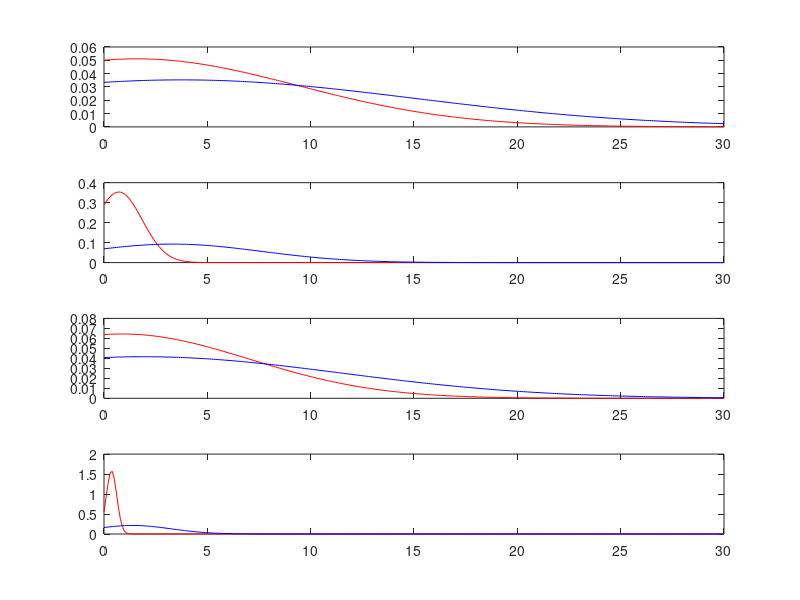

The MATLAB script that drew this image:
close all;
clear all;
clc;
pkg load statistics

Igr_mu1 = 1.580949;
Igr_sig1 = 7.80735;
Igo_mu1 = 3.738155;
Igo_sig1 = 11.301066;

Igr_mu2 = 0.718212;
Igr_sig2 = 1.1289;
Igo_mu2 = 3.316296;
Igo_sig2 = 4.308552;

Igr_mu3 = 0.867885;
Igr_sig3 = 6.194801;
Igo_mu3 = 1.908831;
Igo_sig3 = 9.587354;

Igr_mu4 = 0.364843;
Igr_sig4 = 0.251799;
Igo_mu4 = 1.381927;
Igo_sig4 = 1.865216;


Igr1 = 0:0.1:30;
perc1 = normpdf(Igr1,Igr_mu1,Igr_sig1);
perc10 = normpdf(Igr1,Igo_mu1,Igo_sig1);

Igr2 = 0:0.1:30;
perc2 = normpdf(Igr2,Igr_mu2,Igr_sig2);
perc20 = normpdf(Igr2,Igo_mu2,Igo_sig2);

Igr3 = 0:0.1:30;
perc3 = normpdf(Igr3,Igr_mu3,Igr_sig3);
perc30 = normpdf(Igr3,Igo_mu3,Igo_sig3);

Igr4 = 0:0.1:30;
perc4 = normpdf(Igr4,Igr_mu4,Igr_sig4);
perc40 = normpdf(Igr4,Igo_mu4,Igo_sig4);

figure(1);
subplot(4,1,1);
plot(Igr1,perc1,'r',Igr1,perc10,'b');
subplot(4,1,2);
plot(Igr2,perc2,'r',Igr2,perc20,'b');
subplot(4,1,3);
plot(Igr3,perc3,'r',Igr3,perc30,'b');
subplot(4,1,4);
plot(Igr4,perc4,'r',Igr4,perc40,'b');
